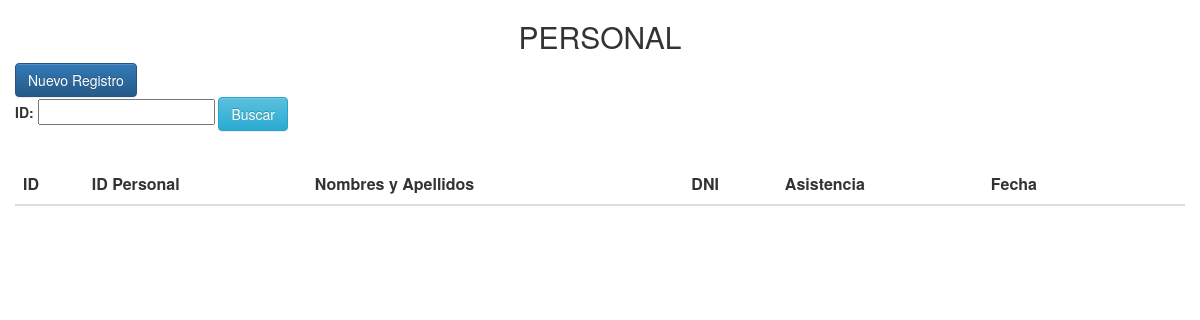
Before: /pagina_web/administracion/index_asistencia.php with the older database file.
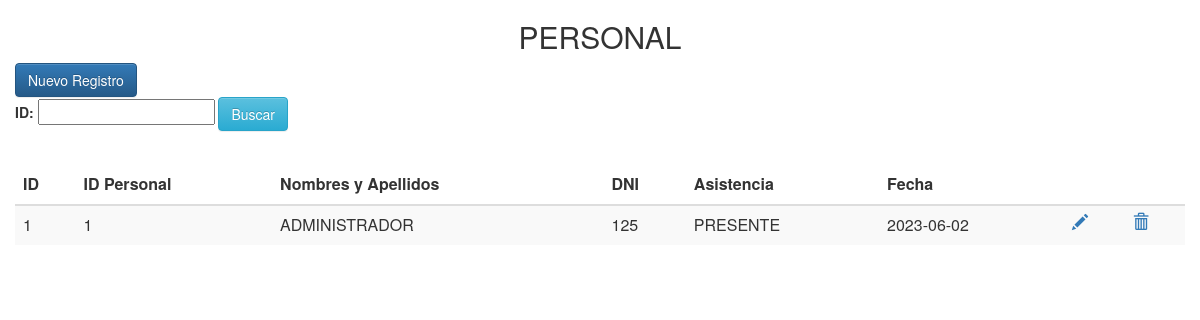
After: the same page with the newer database file.
### tables this page shows
CREATE TABLE `asistencia` (
  `id` int(11) NOT NULL,
  `id_personal` int(11) NOT NULL,
  `fecha` date NOT NULL,
  `asistencia` int(11) NOT NULL
);

CREATE TABLE `personal` (
  `id` int(11) NOT NULL,
  `dni` varchar(10) DEFAULT NULL,
  `foto` varchar(255) DEFAULT NULL,
  `nombre_apellido` varchar(100) DEFAULT NULL,
  `contrasena` varchar(100) DEFAULT NULL,
  `estado_personal` int(11) DEFAULT NULL,
  `id_cargo` int(11) DEFAULT NULL
);

### pagina_web/administracion/index_asistencia.php (the view, shortened to what this page needs)
<?php
	require 'conexion.php';
	$where = "";
	$sql = "SELECT * FROM asistencia $where ORDER BY fecha ASC";
	$resultado = $con->query($sql);
?>
<html lang="es">
	<head>
		<link href="css/bootstrap.min.css" rel="stylesheet">
		<link href="css/bootstrap-theme.css" rel="stylesheet">
	</head>
	<body>
		<div class="container">
			<div class="row">
				<h2 style="text-align:center">PERSONAL</h2>
			</div>
			<div class="row">
				<a href="nuevo_asistencia.php" class="btn btn-primary">Nuevo Registro</a>
				<form action="<?php $_SERVER['PHP_SELF']; ?>" method="POST">
					<b>ID: </b><input type="text" id="campo" name="campo" />
					<input type="submit" id="enviar" name="enviar" value="Buscar" class="btn btn-info" />
				</form>
			</div>
			<br>
			<div class="row table-responsive">
				<table class="table table-striped">
					<thead>
						<tr>
							<th>ID</th>
							<th>ID Personal</th>
							<th>Nombres y Apellidos</th>
							<th>DNI</th>
							<th>Asistencia</th>
							<th>Fecha</th>
							<th></th>
							<th></th>
						</tr>
					</thead>
					<tbody>
						<?php while($row = $resultado->fetch_array(MYSQLI_ASSOC)) { ?>
							<tr>
								<td><?php echo $row['id']; ?></td>
								<td><?php echo $row['id_personal']; ?></td>
								<td>
									<?php
										$id_personal = $row['id_personal'];
										echo $con->query("SELECT * FROM personal WHERE id=$id_personal")->fetch_array(MYSQLI_ASSOC)['nombre_apellido'];
									?>
								</td>
								<td>
									<?php
										$id_personal = $row['id_personal'];
										echo $con->query("SELECT * FROM personal WHERE id=$id_personal")->fetch_array(MYSQLI_ASSOC)['dni'];
									?>
								</td>
								<td>
									<?php
										if($row['asistencia']=='1') {
											echo "PRESENTE";
										} else {
											echo "AUSENTE";
										}
									?>
								</td>
								<td><?php echo $row['fecha']; ?></td>
								<td><a href="modificar_asistencia.php?id=<?php echo $row['id']; ?>"><span class="glyphicon glyphicon-pencil"></span></a></td>
								<td><a href="#" data-href="eliminar_asistencia.php?id=<?php echo $row['id']; ?>" data-toggle="modal" data-target="#confirm-delete"><span class="glyphicon glyphicon-trash"></span></a></td>
							</tr>
						<?php } ?>
					</tbody>
				</table>
			</div>
		</div>
	</body>
</html>

Changed rows visible on the page:
added asistencia: id "1", id_personal "1", id_personal.nombre_apellido "ADMINISTRADOR", id_personal.dni "125", asistencia "PRESENTE", fecha "2023-06-02"
